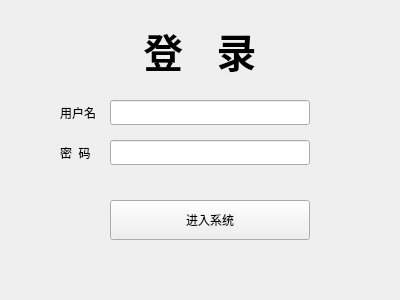
<?xml version="1.0" encoding="UTF-8"?>
<ui version="4.0">
 <class>LoginForm</class>
 <widget class="QWidget" name="LoginForm">
  <property name="geometry">
   <rect>
    <x>0</x>
    <y>0</y>
    <width>400</width>
    <height>300</height>
   </rect>
  </property>
  <property name="font">
   <font>
    <weight>50</weight>
    <bold>false</bold>
   </font>
  </property>
  <property name="windowTitle">
   <string>Form</string>
  </property>
  <widget class="QLineEdit" name="user">
   <property name="geometry">
    <rect>
     <x>110</x>
     <y>100</y>
     <width>200</width>
     <height>25</height>
    </rect>
   </property>
   <property name="inputMethodHints">
    <set>Qt::ImhNone</set>
   </property>
  </widget>
  <widget class="QLabel" name="label_11">
   <property name="geometry">
    <rect>
     <x>60</x>
     <y>140</y>
     <width>60</width>
     <height>25</height>
    </rect>
   </property>
   <property name="text">
    <string>密  码</string>
   </property>
   <property name="alignment">
    <set>Qt::AlignLeading|Qt::AlignLeft|Qt::AlignVCenter</set>
   </property>
  </widget>
  <widget class="QLabel" name="label_8">
   <property name="geometry">
    <rect>
     <x>60</x>
     <y>100</y>
     <width>60</width>
     <height>25</height>
    </rect>
   </property>
   <property name="text">
    <string>用户名</string>
   </property>
   <property name="alignment">
    <set>Qt::AlignLeading|Qt::AlignLeft|Qt::AlignVCenter</set>
   </property>
  </widget>
  <widget class="QLineEdit" name="password">
   <property name="enabled">
    <bool>true</bool>
   </property>
   <property name="geometry">
    <rect>
     <x>110</x>
     <y>140</y>
     <width>200</width>
     <height>25</height>
    </rect>
   </property>
   <property name="inputMethodHints">
    <set>Qt::ImhNone</set>
   </property>
  </widget>
  <widget class="QLabel" name="INSUR_LABEL">
   <property name="geometry">
    <rect>
     <x>20</x>
     <y>20</y>
     <width>360</width>
     <height>60</height>
    </rect>
   </property>
   <property name="font">
    <font>
     <family>Arial</family>
     <pointsize>30</pointsize>
     <weight>75</weight>
     <bold>true</bold>
     <kerning>true</kerning>
    </font>
   </property>
   <property name="text">
    <string>登   录</string>
   </property>
   <property name="alignment">
    <set>Qt::AlignCenter</set>
   </property>
  </widget>
  <widget class="QPushButton" name="Entry">
   <property name="geometry">
    <rect>
     <x>110</x>
     <y>200</y>
     <width>200</width>
     <height>40</height>
    </rect>
   </property>
   <property name="text">
    <string>进入系统</string>
   </property>
  </widget>
 </widget>
 <resources/>
 <connections/>
</ui>
